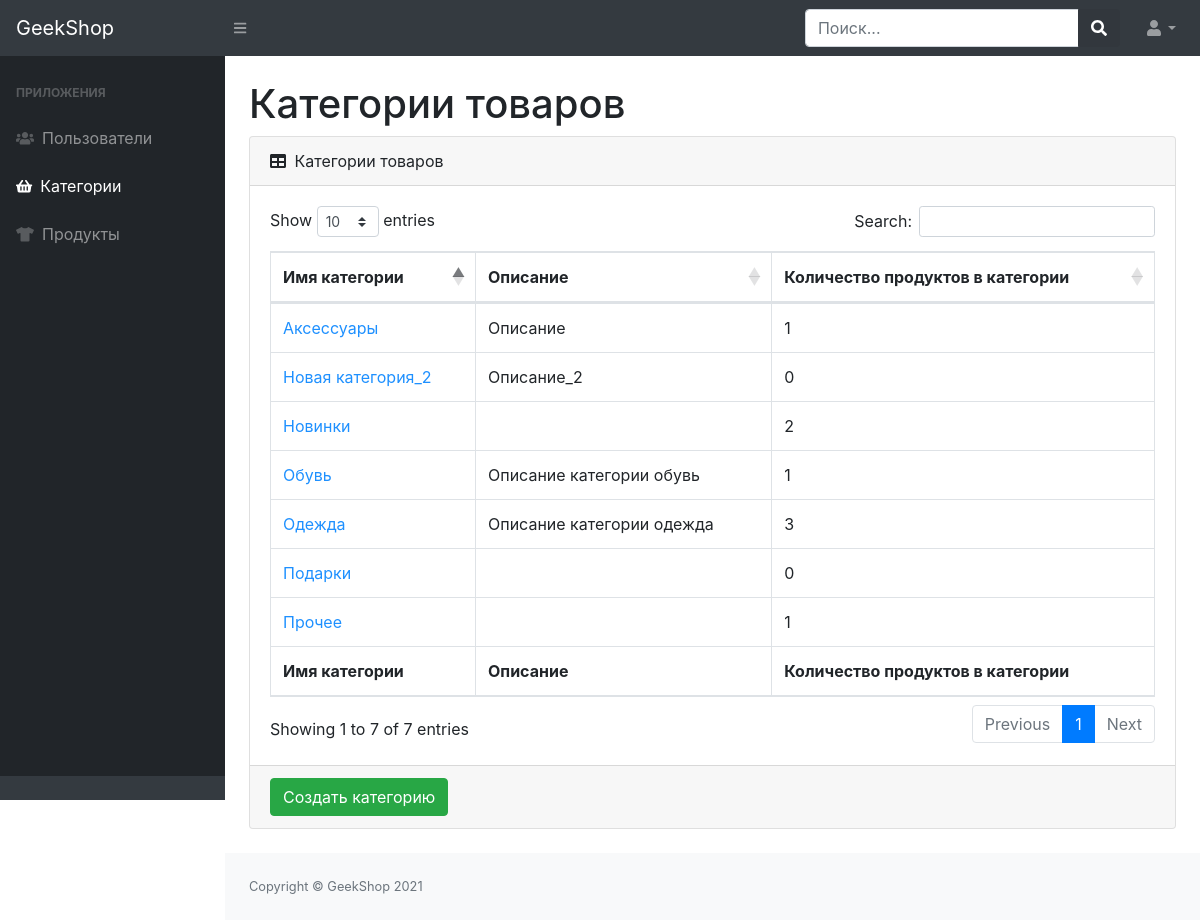
Screenshot of /admins/category_show/ (signed in) with the database file from the repository.
### products/models.py (models this page shows, shortened)
class ProductCategory(models.Model):
	name = models.CharField(max_length=65, unique=True)
	description = models.TextField(blank=True)
	is_active = models.BooleanField(default=True, db_index=True)

### admins/views.py (the view)
# urls.py: path("category_show/", CategoryListView.as_view(), name="admin_category_show"),
class CategoryListView(ListView):
	model = ProductCategory
	context_object_name = "categories_data"
	template_name = "admins/admin-category-show.html"
	def get_context_data(self, *, object_list=None, **kwargs):
		context = super(CategoryListView, self).get_context_data(**kwargs)
		context["title"] = "Категории"
		context["categories_data"] = list(zip(context["object_list"], [len(Product.objects.filter(category=i.pk)) for i in context["object_list"]]))
		return context
	@method_decorator(user_passes_test(lambda u: u.is_staff))
	def dispatch(self, request, *args, **kwargs):
		return super(CategoryListView, self).dispatch(request, *args, **kwargs)

### products/context_processors.py (called while the page is built)
def basket(request):
	basket_list = []
	if request.user.is_authenticated:
		basket_list = Basket.objects.filter(user=request.user)
	return {"baskets": basket_list}

### admins/templates/admins/admin-category-show.html (shortened to what this page needs)
{% extends "admins/base.html" %}
{% load static %}
{% block content %}
<div id="layoutSidenav_content">
    <main>
        <div class="container-fluid">
            <h1 class="mt-4">Категории товаров</h1>
            <div class="card mb-4">
                <div class="card-header">
                    <i class="fas fa-table mr-1"></i>
                    Категории товаров
                </div>
                <div class="card-body">
                    <div class="table-responsive">
                        <table class="table table-bordered" id="dataTable" width="100%" cellspacing="0">
                            <thead>
                            <tr>
                                <th>Имя категории</th>
                                <th>Описание</th>
                                <th>Количество продуктов в категории</th>
                            </tr>
                            </thead>
                            <tfoot>
                            <tr>
                                <th>Имя категории</th>
                                <th>Описание</th>
                                <th>Количество продуктов в категории</th>
                            </tr>
                            </tfoot>
                            <tbody>
                            {% for data in categories_data %}
                                <tr>
                                    <td><a href="{% url 'admins:admin_category_update' data.0.id %}" style="color: dodgerblue">{{ data.0.name }}</a></td>
                                    <td>{{ data.0.description }}</td>
                                    <td>{{ data.1 }}</td>
                                </tr>
                            {% endfor %}
                            </tbody>
                        </table>
                    </div>
                </div>
                <div class="card-footer">
                    <a href="{% url 'admins:admin_category_create' %}">
                        <button class="btn btn-success">Создать категорию</button>
                    </a>
                </div>
            </div>
        </div>
    </main>
    <footer class="py-4 bg-light mt-auto">
        <div class="container-fluid">
            <div class="d-flex align-items-center justify-content-between small">
                <div class="text-muted">Copyright &copy; GeekShop 2021</div>
            </div>
        </div>
    </footer>
</div>
{% endblock %}

### rows the page displays
ProductCategory: name "Одежда", description "Описание категории одежда", data "3"
ProductCategory: name "Новинки", id "2"
ProductCategory: name "Обувь", description "Описание категории обувь", is_active "1"
ProductCategory: name "Подарки", data "0"
ProductCategory: name "Аксессуары", description "Описание", is_active "1"
ProductCategory: name "Прочее", is_active "1"
ProductCategory: name "Новая категория_2", description "Описание_2", data "0"
